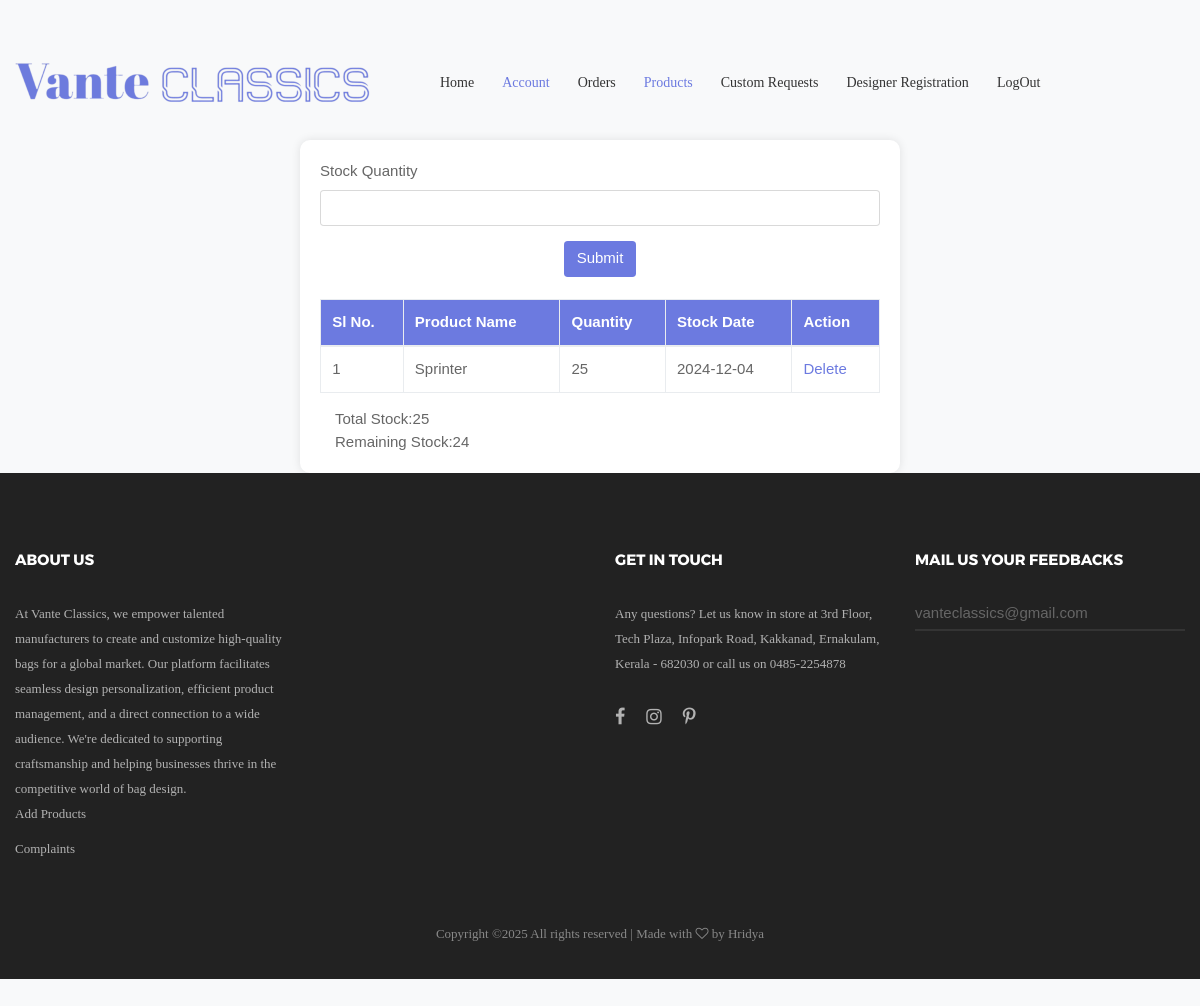
The app's page /PROJECT/Manufacturer/Stock.php?pid=8 (signed in) with its own data.
### tables this page shows
CREATE TABLE `tbl_stock` (
  `stock_id` int(11) NOT NULL,
  `stock_qty` int(11) NOT NULL,
  `stock_date` varchar(10) NOT NULL,
  `product_id` int(11) NOT NULL
);

CREATE TABLE `tbl_product` (
  `product_id` int(11) NOT NULL,
  `product_name` varchar(30) NOT NULL,
  `product_description` varchar(250) NOT NULL,
  `product_price` int(11) NOT NULL,
  `product_photo` varchar(100) NOT NULL,
  `subcategory_id` int(11) NOT NULL,
  `manufacturer_id` int(11) NOT NULL,
  `material_id` int(11) NOT NULL,
  `color_id` int(11) NOT NULL,
  `product_vstatus` int(11) NOT NULL DEFAULT 0
);

### PROJECT/Manufacturer/Stock.php (the view, shortened to what this page needs)
<?php
include("../Assets/Connection/connection.php");
include("Head.php");
			?>
<!DOCTYPE html PUBLIC "-//W3C//DTD XHTML 1.0 Transitional//EN" "http://www.w3.org/TR/xhtml1/DTD/xhtml1-transitional.dtd">
<html xmlns="http://www.w3.org/1999/xhtml">
<head>
</head>
<body>
<div class="stock-container">
    <form id="form1" name="form1" method="post" action="">
        <div class="mb-3">
            <label for="txt_qty" class="form-label">Stock Quantity</label>
            <input required type="text" class="form-control" name="txt_qty" id="txt_qty" />
        </div>
        <div class="text-center mb-4">
            <button type="submit" name="btn_submit" id="btn_submit" class="btn">Submit</button>
        </div>
    </form>
    <table class="table table-bordered">
        <thead>
            <tr>
                <th>Sl No.</th>
                <th>Product Name</th>
                <th>Quantity</th>
                <th>Stock Date</th>
                <th>Action</th>
            </tr>
        </thead>
        <tbody>
            <?php
            $i=0;
            $SelQry="select * from tbl_stock s inner join tbl_product p on s.product_id=p.product_id where s.product_id=".$_GET['pid'];
            $result=$Con->query($SelQry);
            while($row=$result->fetch_assoc())
            {
                $i++;
            ?>
            <tr>
                <td><?php echo $i; ?></td>
                <td><?php echo $row['product_name']; ?></td>
                <td><?php echo $row['stock_qty']; ?></td>
                <td><?php echo $row['stock_date']; ?></td>
                <td><a href="Stock.php?did=<?php echo $row['stock_id'];?>&pid=<?php echo $row['product_id'] ?>">Delete</a></td>
            </tr>
            <?php
            }
            ?>
        </tbody>
    </table>
    <?php
        $selStock="SELECT SUM(stock_qty) as sum from tbl_stock where product_id =".$_GET['pid'];
        $resStock=$Con->query($selStock);
        $dataStock=$resStock->fetch_assoc();
        $totalStock=$dataStock['sum'];
        $selCart="SELECT SUM(cart_qty) as sum from tbl_cart where cart_status>=1 AND cart_status<6 AND product_id =".$_GET['pid'];
        $resCart=$Con->query($selCart);
        $dataCart=$resCart->fetch_assoc();
        $cartStock=$dataCart['sum'];
        $remStock=$totalStock-$cartStock;
        ?>
        <div class="container">
          <p>Total Stock:<?php echo $totalStock ?></p>
          <p>Remaining Stock:<?php echo $remStock ?></p>
        </div>
      </div>
</body>
</html>
<?php
include("Foot.php");
?>

### PROJECT/ASSETS/Templates/Main/css/main.css (style rules this page uses)
.container { max-width: 1380px; }
@media (max-width: 1600px) { .container { max-width: 1200px; } }

### PROJECT/Manufacturer/Stock.php (style rules this page uses)
body { background-color: #f8f9fa; }
.stock-container { max-width: 600px; margin: auto; margin-top: 50px; padding: 20px; background-color: #fff; border-radius: 10px; box-shadow: 0 0 10px rgba(0, 0, 0, 0.1); }
.stock-container .btn { background-color: #6c7ae0; color: white; }
.table thead th { background-color: #6c7ae0; color: white; }
.table td a { color: #6c7ae0; }

### records on screen
tbl_stock: product.product_name "Sprinter", stock_qty "25", stock_date "2024-12-04"

### other values on screen
$totalStock "25"
$remStock "24"
